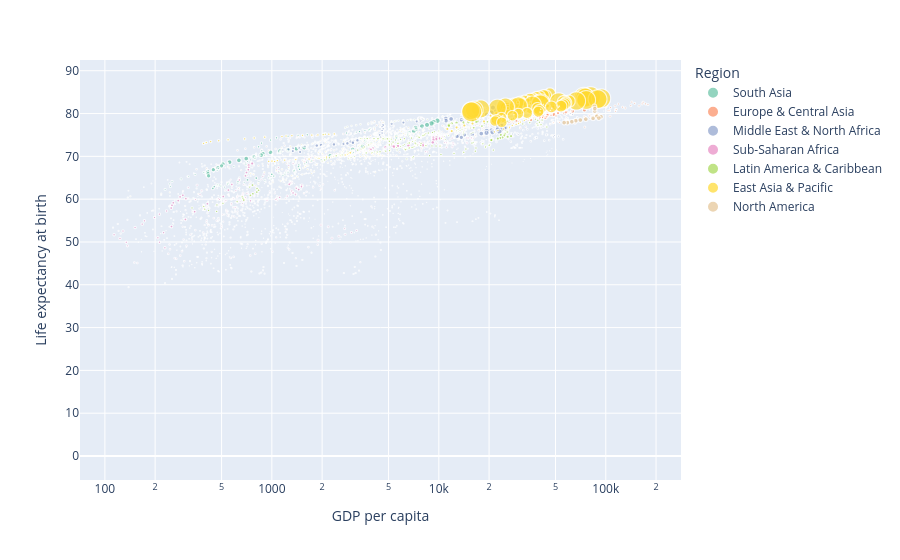

The notebook cell this image was saved under:
### Markdown cell above
7. Interactive scatter plot using Plotly to explore the relationships between GDP per capita, life expectancy, population density, and region

### Code cell
# Step 1: Create a scatter plot to show the relationship between GDP per capita and life expectancy
fig = px.scatter(df, 
                 x='GDP per capita', 
                 y='Life expectancy at birth',
                 size='Population density', # bubble size represents density
                 color='Region',
                 hover_name='Country Name', # shows country name when hovering over a point
                 log_x=True,  # log scale applied for better visualization of wide ranges
                 color_discrete_sequence=px.colors.qualitative.Set2) # color_discrete_sequence = Set2 palette for consistent aesthetics

# Step 2: Display the interactive chart
fig.show()

### Figure 1 — Plotly figure (JSON) as saved in the notebook; plotly's stock layout.template omitted (floating-point values rounded to 4 significant figures; data arrays with more than 128 entries replaced by an {"elided": "..."} marker saying what was removed)
{"data": [{"hovertemplate": "<b>%{hovertext}</b><br><br>Region=South Asia<br>GDP per capita=%{x}<br>Life expectancy at birth=%{y}<br>Population density=%{marker.size}<extra></extra>", "hovertext": {"elided": "142 str values"}, "legendgroup": "South Asia", "marker": {"color": "rgb(102,194,165)", "size": {"elided": "142 float values"}, "sizemode": "area", "sizeref": 53.47, "symbol": "circle"}, "mode": "markers", "name": "South Asia", "showlegend": true, "type": "scattergl", "x": {"elided": "142 float values"}, "xaxis": "x", "y": {"elided": "142 float values"}, "yaxis": "y"}, {"hovertemplate": "<b>%{hovertext}</b><br><br>Region=Europe & Central Asia<br>GDP per capita=%{x}<br>Life expectancy at birth=%{y}<br>Population density=%{marker.size}<extra></extra>", "hovertext": {"elided": "923 str values"}, "legendgroup": "Europe & Central Asia", "marker": {"color": "rgb(252,141,98)", "size": {"elided": "923 float values"}, "sizemode": "area", "sizeref": 53.47, "symbol": "circle"}, "mode": "markers", "name": "Europe & Central Asia", "showlegend": true, "type": "scattergl", "x": {"elided": "923 float values"}, "xaxis": "x", "y": {"elided": "923 float values"}, "yaxis": "y"}, {"hovertemplate": "<b>%{hovertext}</b><br><br>Region=Middle East & North Africa<br>GDP per capita=%{x}<br>Life expectancy at birth=%{y}<br>Population density=%{marker.size}<extra></extra>", "hovertext": {"elided": "364 str values"}, "legendgroup": "Middle East & North Africa", "marker": {"color": "rgb(141,160,203)", "size": {"elided": "364 float values"}, "sizemode": "area", "sizeref": 53.47, "symbol": "circle"}, "mode": "markers", "name": "Middle East & North Africa", "showlegend": true, "type": "scattergl", "x": {"elided": "364 float values"}, "xaxis": "x", "y": {"elided": "364 float values"}, "yaxis": "y"}, {"hovertemplate": "<b>%{hovertext}</b><br><br>Region=Sub-Saharan Africa<br>GDP per capita=%{x}<br>Life expectancy at birth=%{y}<br>Population density=%{marker.size}<extra></extra>", "hovertext": {"elided": "835 str values"}, "legendgroup": "Sub-Saharan Africa", "marker": {"color": "rgb(231,138,195)", "size": {"elided": "835 float values"}, "sizemode": "area", "sizeref": 53.47, "symbol": "circle"}, "mode": "markers", "name": "Sub-Saharan Africa", "showlegend": true, "type": "scattergl", "x": {"elided": "835 float values"}, "xaxis": "x", "y": {"elided": "835 float values"}, "yaxis": "y"}, {"hovertemplate": "<b>%{hovertext}</b><br><br>Region=Latin America & Caribbean<br>GDP per capita=%{x}<br>Life expectancy at birth=%{y}<br>Population density=%{marker.size}<extra></extra>", "hovertext": {"elided": "607 str values"}, "legendgroup": "Latin America & Caribbean", "marker": {"color": "rgb(166,216,84)", "size": {"elided": "607 float values"}, "sizemode": "area", "sizeref": 53.47, "symbol": "circle"}, "mode": "markers", "name": "Latin America & Caribbean", "showlegend": true, "type": "scattergl", "x": {"elided": "607 float values"}, "xaxis": "x", "y": {"elided": "607 float values"}, "yaxis": "y"}, {"hovertemplate": "<b>%{hovertext}</b><br><br>Region=East Asia & Pacific<br>GDP per capita=%{x}<br>Life expectancy at birth=%{y}<br>Population density=%{marker.size}<extra></extra>", "hovertext": {"elided": "486 str values"}, "legendgroup": "East Asia & Pacific", "marker": {"color": "rgb(255,217,47)", "size": {"elided": "486 float values"}, "sizemode": "area", "sizeref": 53.47, "symbol": "circle"}, "mode": "markers", "name": "East Asia & Pacific", "showlegend": true, "type": "scattergl", "x": {"elided": "486 float values"}, "xaxis": "x", "y": {"elided": "486 float values"}, "yaxis": "y"}, {"hovertemplate": "<b>%{hovertext}</b><br><br>Region=North America<br>GDP per capita=%{x}<br>Life expectancy at birth=%{y}<br>Population density=%{marker.size}<extra></extra>", "hovertext": ["Bermuda", "Bermuda", "Bermuda", "Bermuda", "Bermuda", "Bermuda", "Bermuda", "Bermuda", "Bermuda", "Bermuda", "Bermuda", "Bermuda", "Bermuda", "Bermuda", "Canada", "Canada", "Canada", "Canada", "Canada", "Canada", "Canada", "Canada", "Canada", "Canada", "Canada", "Canada", "Canada", "Canada", "Canada", "Canada", "Canada", "Canada", "United States", "United States", "United States", "United States", "United States", "United States", "United States", "United States", "United States", "United States", "United States", "United States", "United States", "United States", "United States", "United States", "United States", "United States"], "legendgroup": "North America", "marker": {"color": "rgb(229,196,148)", "size": [1204.0, 1200.0, 1196.0, 1206.0, 1215.0, 1209.0, 1202.0, 1195.0, 1188.0, 1180.0, 1173.0, 1165.0, 1157.0, 1145.0, 4.018, 3.971, 3.926, 3.897, 3.858, 3.817, 3.776, 3.739, 3.698, 3.656, 3.617, 3.582, 3.546, 3.512, 3.48, 3.449, 3.411, 3.374, 35.55, 35.32, 35.06, 34.81, 34.55, 34.31, 34.06, 33.82, 33.54, 33.24, 32.88, 32.57, 32.25, 31.96, 31.66, 31.39, 31.1, 30.8], "sizemode": "area", "sizeref": 53.47, "symbol": "circle"}, "mode": "markers", "name": "North America", "showlegend": true, "type": "scattergl", "x": [85750.0, 85460.0, 85970.0, 88210.0, 88460.0, 93610.0, 90850.0, 83910.0, 75880.0, 70360.0, 66110.0, 62580.0, 58880.0, 56280.0, 45070.0, 42280.0, 43500.0, 50840.0, 52500.0, 52540.0, 52100.0, 47450.0, 40770.0, 46590.0, 44540.0, 40390.0, 36270.0, 32030.0, 28200.0, 24170.0, 23740.0, 24190.0, 59930.0, 57900.0, 56800.0, 55030.0, 53110.0, 51600.0, 49880.0, 48470.0, 47100.0, 48380.0, 47980.0, 46300.0, 44110.0, 41710.0, 39500.0, 38020.0, 37130.0, 36330.0], "xaxis": "x", "y": [80.57, 81.68, 81.15, 79.29, 79.39, 79.24, 78.93, 78.89, 78.69, 78.49, 78.33, 78.09, 77.89, 77.89, 82.25, 82.14, 81.9, 81.8, 81.75, 81.65, 81.45, 81.25, 81.0, 80.7, 80.54, 80.34, 80.19, 79.89, 79.74, 79.49, 79.34, 79.14, 78.54, 78.54, 78.69, 78.84, 78.74, 78.74, 78.64, 78.54, 78.39, 78.04, 77.99, 77.69, 77.49, 77.49, 77.04, 76.94, 76.84, 76.64], "yaxis": "y"}], "layout": {"legend": {"itemsizing": "constant", "title": {"text": "Region"}, "tracegroupgap": 0}, "margin": {"t": 60}, "xaxis": {"anchor": "y", "domain": [0, 1], "title": {"text": "GDP per capita"}, "type": "log"}, "yaxis": {"anchor": "x", "domain": [0, 1], "title": {"text": "Life expectancy at birth"}}}}
